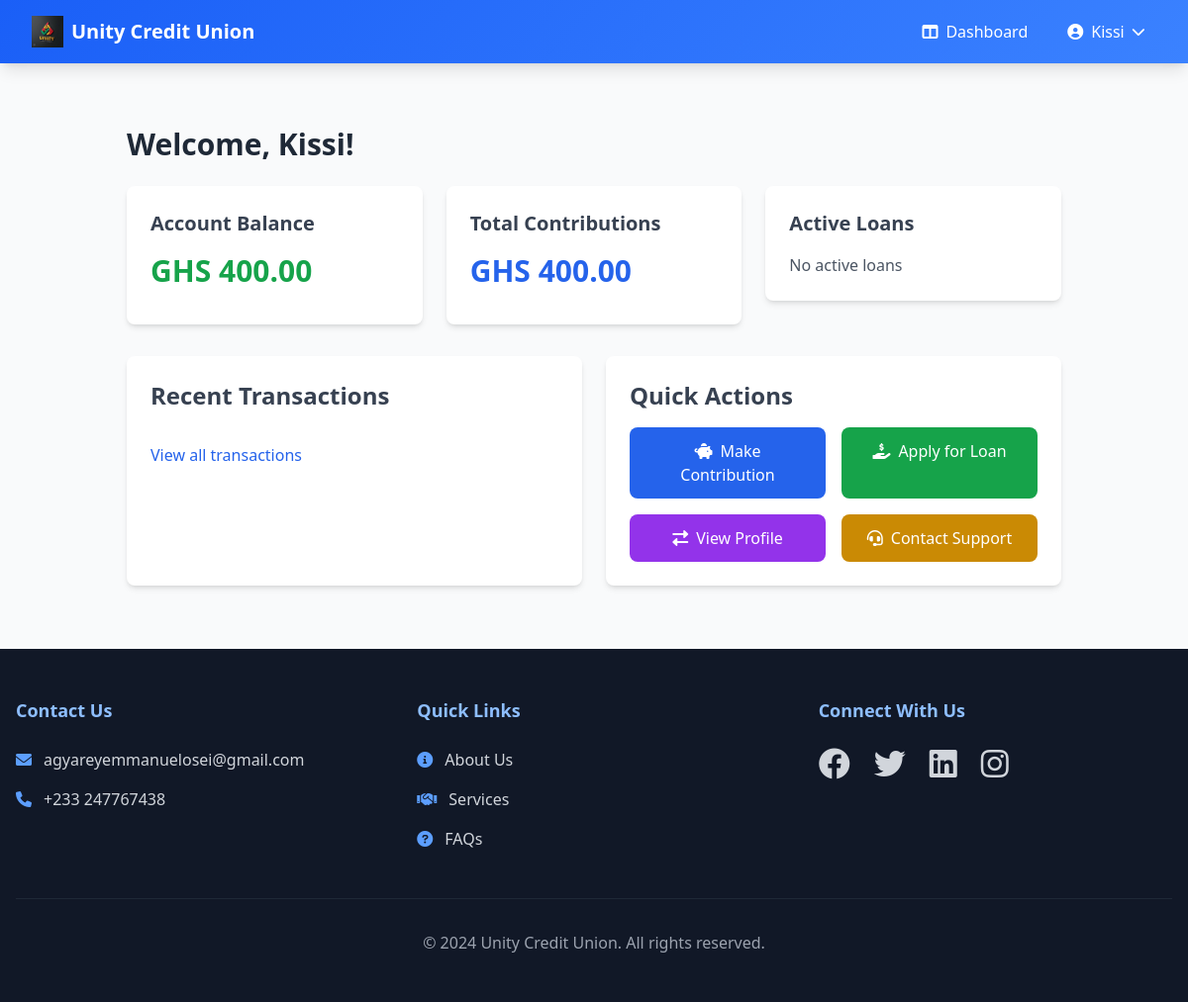
The app's page /dashboard (signed in), older data.
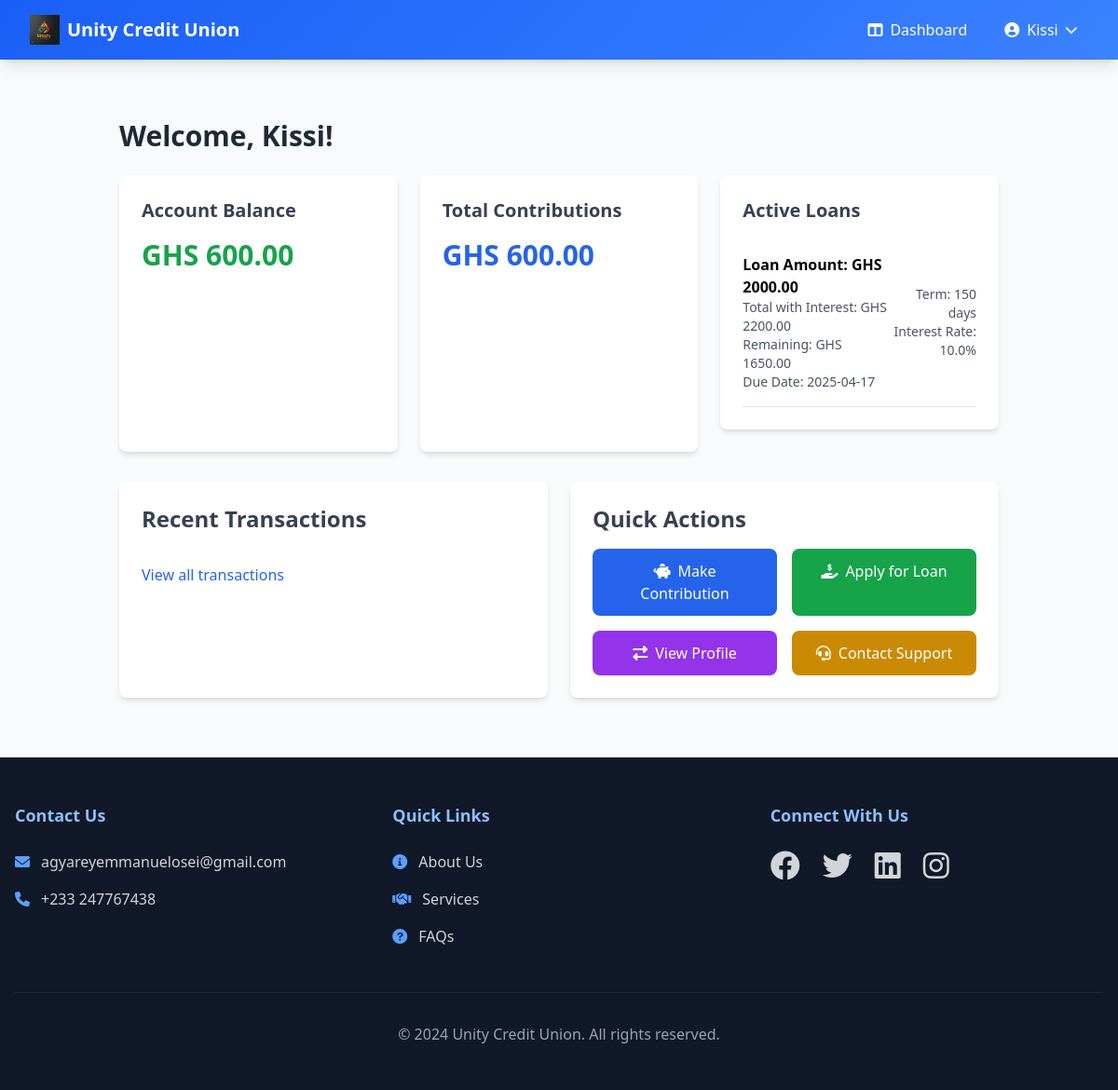
The same page, newer data.
### app.py (models this page shows, shortened)
class Loan(db.Model):
    __tablename__ = 'loan'
    id = db.Column(db.Integer, primary_key=True)
    user_id = db.Column(db.Integer, db.ForeignKey('user.id'), nullable=False)
    amount = db.Column(db.Float, nullable=False)
    interest_rate = db.Column(db.Float, nullable=True)
    total_amount = db.Column(db.Float, nullable=True)
    amount_paid = db.Column(db.Float, default=0.0)
    remaining_amount = db.Column(db.Float, nullable=True)
    purpose = db.Column(db.String(200), nullable=False)
    guarantor_id = db.Column(db.Integer, db.ForeignKey('user.id'), nullable=False)
    term = db.Column(db.Integer, nullable=False)
    income = db.Column(db.Float, nullable=False)
    status = db.Column(db.String(20), default='pending')  # Status can now be: 'pending', 'approved', 'rejected', 'paid'
    application_date = db.Column(db.DateTime, default=datetime.utcnow)
    approval_date = db.Column(db.DateTime, nullable=True)
    repayment_date = db.Column(db.DateTime, nullable=True)
    paid_date = db.Column(db.DateTime, nullable=True)  # New column to track when loan was fully paid
    @staticmethod
    def get_active_loan(user_id):
        return Loan.query.filter(
            Loan.user_id == user_id,
            Loan.status == 'approved',
            Loan.remaining_amount > 0
        ).first()

### app.py (the view)
@app.route('/dashboard')
@login_required
def dashboard():
    active_loan = Loan.get_active_loan(current_user.id)
    total_contributions = db.session.query(db.func.sum(Contribution.amount))\
        .filter(Contribution.user_id == current_user.id)\
        .scalar() or 0.0
    return render_template('dashboard.html',
                         user=current_user,
                         active_loan=active_loan,
                         total_contributions=total_contributions)

### app.py (called while the page is built)
@login_manager.user_loader
def load_user(user_id):
    return User.query.get(int(user_id))

### templates/dashboard.html (shortened to what this page needs)
{% extends "base.html" %} {% block title %}Dashboard - UCU{% endblock %} {%
block content %}
<div class="container mx-auto px-6 py-8">
  <h1 class="text-3xl font-bold text-gray-800 mb-6">
    Welcome, {{ user.first_name }}!
  </h1>
  <div class="grid grid-cols-1 md:grid-cols-3 gap-6 mb-8">
    <div class="bg-white rounded-lg shadow-md p-6">
      <h2 class="text-xl font-semibold mb-4 text-gray-700">Account Balance</h2>
      <p class="text-3xl font-bold text-green-600">
        GHS {{ "%.2f"|format(total_contributions) }}
      </p>
    </div>
    <div class="bg-white rounded-lg shadow-md p-6">
      <h2 class="text-xl font-semibold mb-4 text-gray-700">
        Total Contributions
      </h2>
      <p class="text-3xl font-bold text-blue-600">
        GHS {{ "%.2f"|format(total_contributions) }}
      </p>
    </div>
    <div class="bg-white rounded-lg shadow-md p-6 mb-6">
      <h2 class="text-xl font-semibold mb-4 text-gray-700">Active Loans</h2>
      {% if active_loan %}
      <div class="border-b border-gray-200 py-4">
        <div class="flex justify-between items-center">
          <div>
            <p class="font-semibold">
              Loan Amount: GHS {{ "%.2f"|format(active_loan.amount) }}
            </p>
            <p class="text-sm text-gray-600">
              Total with Interest: GHS {{
              "%.2f"|format(active_loan.total_amount) }}
            </p>
            <p class="text-sm text-gray-600">
              Remaining: GHS {{ "%.2f"|format(active_loan.remaining_amount) }}
            </p>
            <p class="text-sm text-gray-600">
              Due Date: {{ active_loan.repayment_date.strftime('%Y-%m-%d') }}
            </p>
          </div>
          <div class="text-right">
            <p class="text-sm text-gray-600">
              Term: {{ active_loan.term }} days
            </p>
            <p class="text-sm text-gray-600">
              Interest Rate: {{ "%.1f"|format(active_loan.interest_rate * 100)
              }}%
            </p>
          </div>
        </div>
      </div>
      {% else %}
      <p class="text-gray-600">No active loans</p>
      {% endif %}
    </div>
  </div>
  <div class="grid grid-cols-1 md:grid-cols-2 gap-6">
    <div class="bg-white rounded-lg shadow-md p-6">
      <h2 class="text-2xl font-semibold mb-4 text-gray-700">
        Recent Transactions
      </h2>
      <a
        href="/transactions"
        class="mt-4 inline-block text-blue-600 hover:text-blue-800"
        >View all transactions</a
      >
    </div>
    <div class="bg-white rounded-lg shadow-md p-6">
      <h2 class="text-2xl font-semibold mb-4 text-gray-700">Quick Actions</h2>
      <div class="grid grid-cols-2 gap-4">
        <a
          href="{{url_for('contribute')}}"
          class="bg-blue-600 text-white py-3 px-4 rounded-lg text-center hover:bg-blue-700 transition duration-300"
        >
          <i class="fas fa-piggy-bank mr-2"></i>Make Contribution
        </a>
        <a
          href="{{url_for('loan_application')}}"
          class="bg-green-600 text-white py-3 px-4 rounded-lg text-center hover:bg-green-700 transition duration-300"
        >
          <i class="fas fa-hand-holding-usd mr-2"></i>Apply for Loan
        </a>
        <a
          href="/profile"
          class="bg-purple-600 text-white py-3 px-4 rounded-lg text-center hover:bg-purple-700 transition duration-300"
        >
          <i class="fas fa-exchange-alt mr-2"></i>View Profile
        </a>
        <a
          href="https://wa.me/233247767438"
          class="bg-yellow-600 text-white py-3 px-4 rounded-lg text-center hover:bg-yellow-700 transition duration-300"
        >
          <i class="fas fa-headset mr-2"></i>Contact Support
        </a>
      </div>
    </div>
  </div>
</div>
{% endblock %}

Row changes from the older to the newer data that the page shows:
added Loan: amount "2000.00", total_amount "2200.00", remaining_amount "1650.00", repayment_date "2025-04-17", term "150", active_loan.interest_rate*100 "10.0"
Text that changed along with them:
{{ "%.2f"|format(total_contributions) }}: "400.00" → "600.00"
text no longer shown: "No active loans"
text now shown: "Loan Amount: GHS Total with Interest: GHS Remaining: GHS Due Date: Term: days Interest Rate: %"
